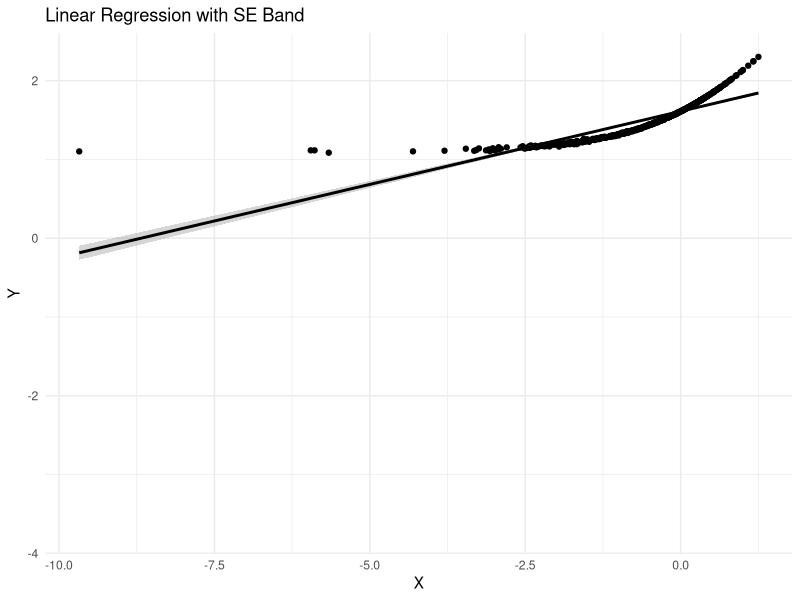
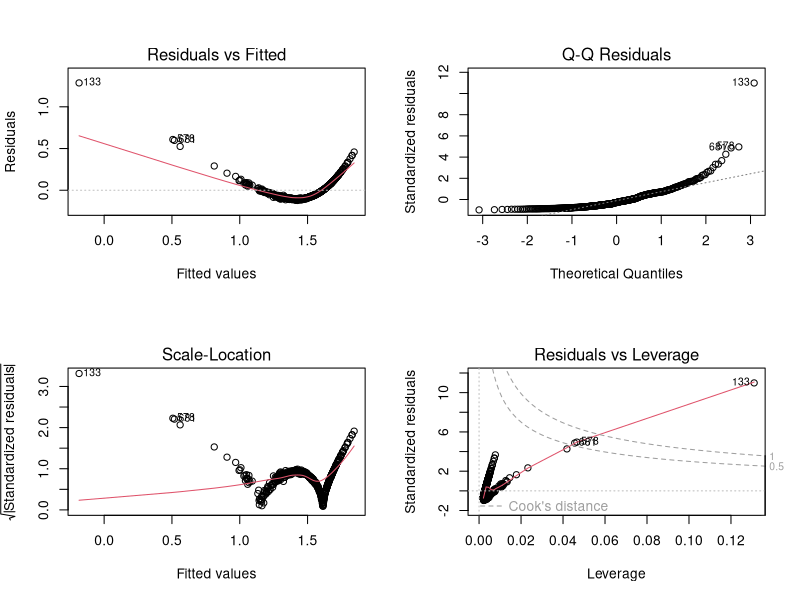

Source code (R) for these figures, in order:
# 加载必要的库
library(ggplot2)

# 设置随机种子，确保结果可重现
set.seed(42)

# 生成数据：y = 3 + 2 * x + 随机噪声
n <- 1000
x <- exp(rnorm(n))
y <- exp(3 + 2 * log(x)) + rnorm(n)

# 将数据转化为数据框
data <- data.frame(x = log(x), y = log(y))

# 使用ggplot2绘图，添加回归线和标准误差带
ggplot(data, aes(x = log(x), y = log(y))) +
  geom_point() + # 绘制数据点
  geom_smooth(method = "lm", formula = y ~ x, se = TRUE, level = 0.95, color = "black") + # 添加线性回归拟合线和标准误差带
  theme_minimal() +
  labs(title = "Linear Regression with SE Band", x = "X", y = "Y")

model = lm(data = data, log(y) ~ log(x))
summary(model)

par(mfrow = c(2, 2))
plot(model)


x[1]
y[1]

